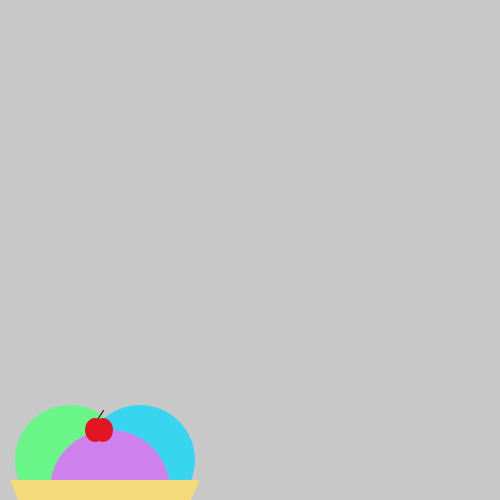
Frame 1 (no input)
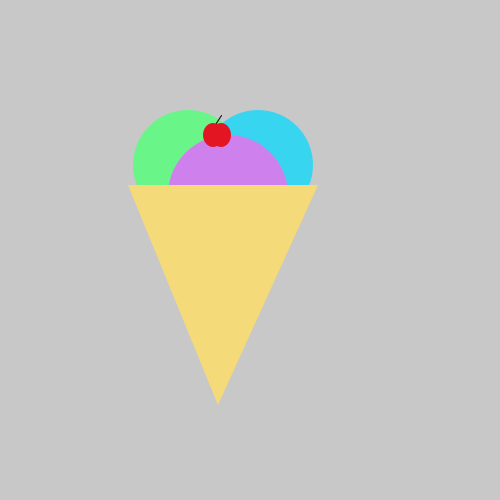
Frame 60 (the mouse pressed at the canvas centre just before this capture)
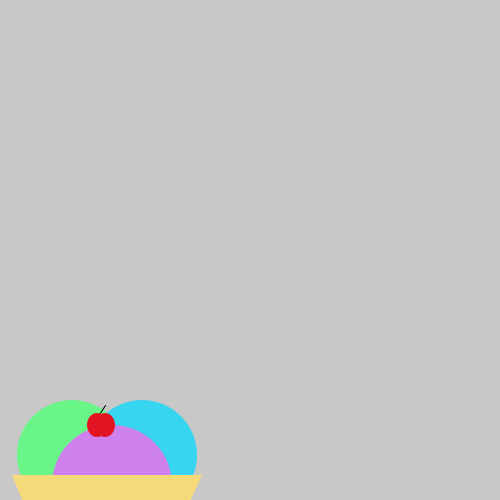
Frame 120 (the mouse held since frame 60 and released just before this capture)

The Processing sketch that drew these frames (run headless with seeded random() and noise(); from frame 60 on, the mouse is pressed at the canvas centre):

// Processing sketch: processing_94902
// ── processing_94902.pde

int s = 400;                                            //
int c = 0;                                              //
int flag = 0;

void setup(){
  size(500,500);                                      // setting the size of the canvas
  smooth();                                           // making all the lines smooth
  background(200);                                    // setting the background color
  ellipseMode(RADIUS);                                // turning on radius mode
}
void draw(){
  background(200);                                    // keeping background the same as ice cream moves  
  
  //icecream scoops
  noStroke();                                         // turning outline of shapes(stroke) off
  fill(106,245,137);                                  // coloring scoop 1 
  ellipse(70+c, 60+s, 55, 55);                        // making scoop 1
 
  fill(56,213,240);                                   // coloring scoop 2
  ellipse(140+c, 60+s, 55, 55);                       // making scoop 2
 
  fill(206,129,237);                                  // coloring scoop 3
  ellipse(110+c, 90+s, 60, 60);                       // making scoop 3
    
  //cherry
  stroke(0);                                          // setting the stroke to "on" for the stem
  
  line(103+c, 10+s, 90+c, 30+s);                      // drawing the cherry stem
 
  noStroke();                                         // turning stroke off again
  fill(227,21,34);                                    // coloring the cherry
  ellipse(95+c,30+s,10,12);                           // circle 1 of the cherry
  ellipse(103+c,30+s,10,12);                          // circle 2 of the cherry
  
  //cone
  fill(245,218,121);                                  // coloring the cone
  triangle(10+c, 80+s, 200+c, 80+s, 100+c, 300+s);    // drawing the con's triangle
          
  //making icecream move    
  if (flag == 0){
    c = c+2;
    s = s-5;
   }
  
  else{
    c = c-2;
    s = s+5;
  }
}
void mousePressed(){
  if (flag == 0){
    flag = 1;
  }
  
  else{
    flag = 0;
  }  
}     
